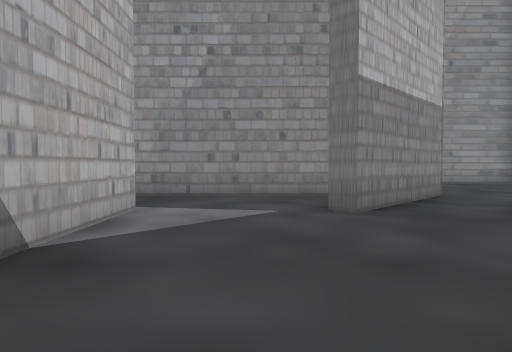
view 1 (above)

24 first-person views from a walk through a Gazebo world. The camera is 0.72 m above the floor, tilts 2° down and sees 75° across. The floor is counted in squares, 1 m on a side. Each view is taken from the middle of a square. On the plan, view 1 faces up. The plan holds only what a view shows up to about 10 squares ahead; the rest is blank. The place goes on beyond the plan. Gazebo's built-in surfaces are drawn with simple patterns.

view 2
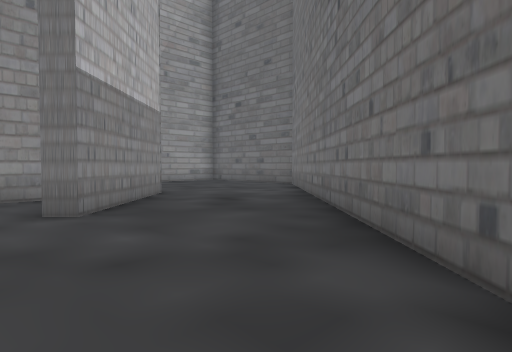

view 3
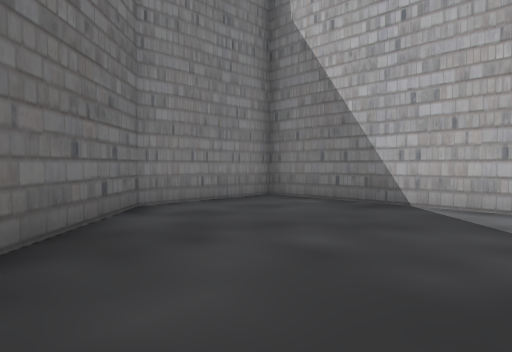

view 4
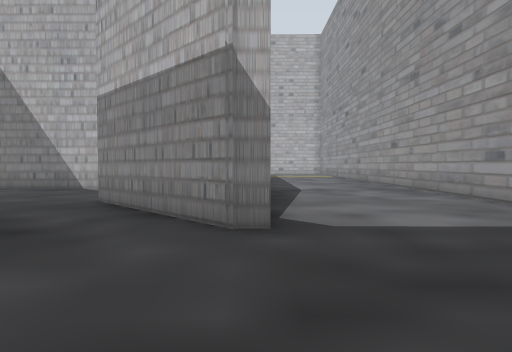

view 5
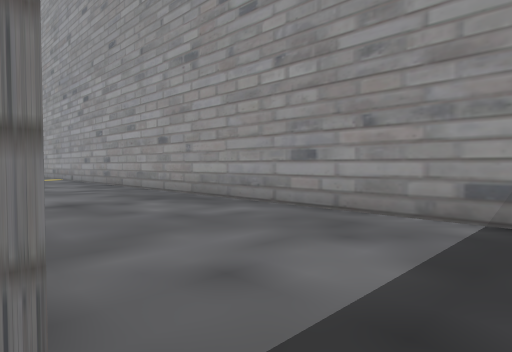

view 6
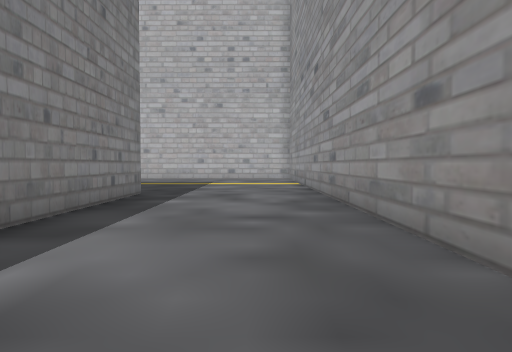

view 7
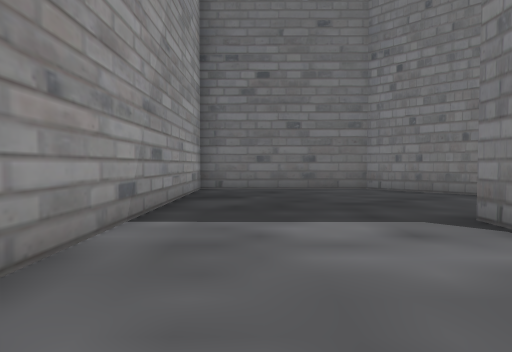

view 8
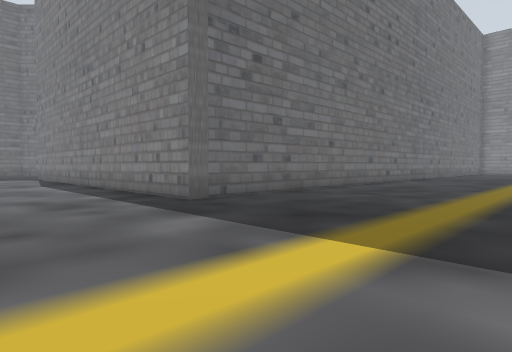

view 9
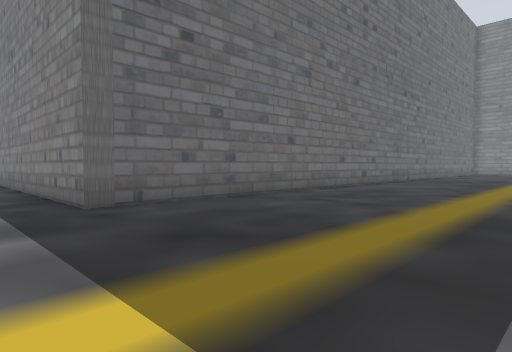

view 10
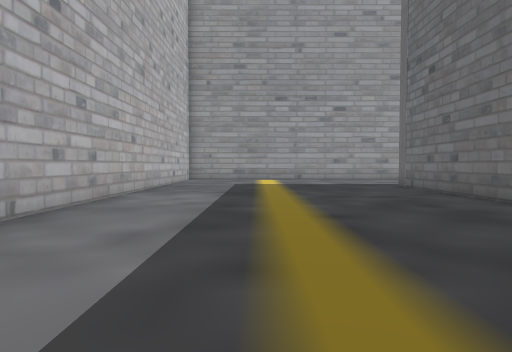

view 11
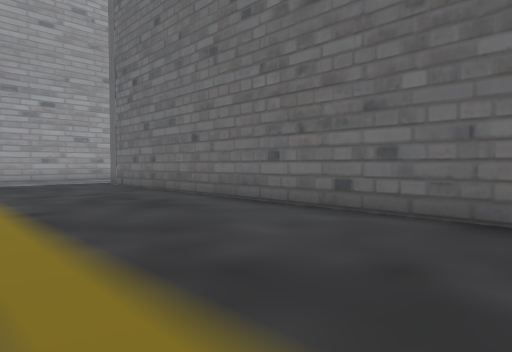

view 12
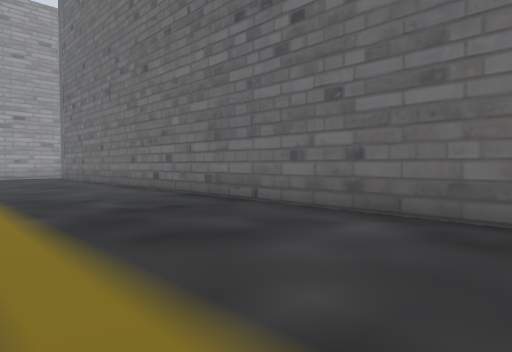

view 13
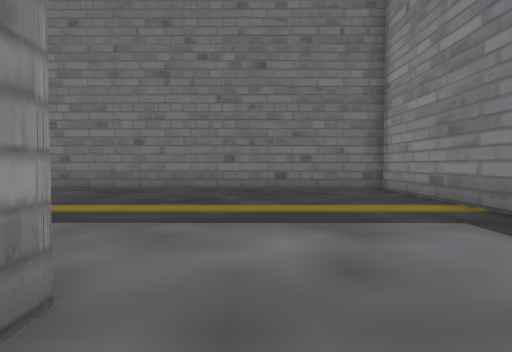

view 14
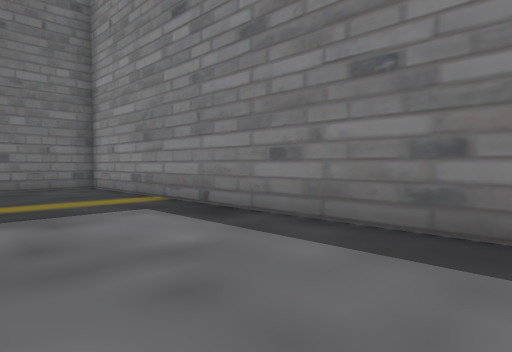

view 15
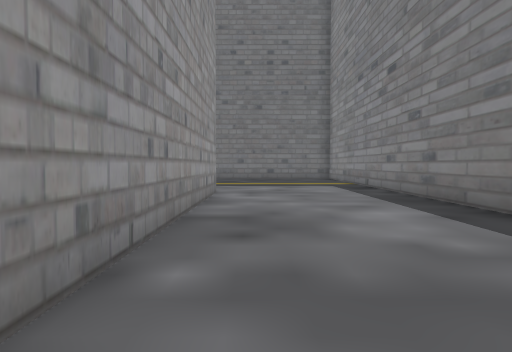

view 16
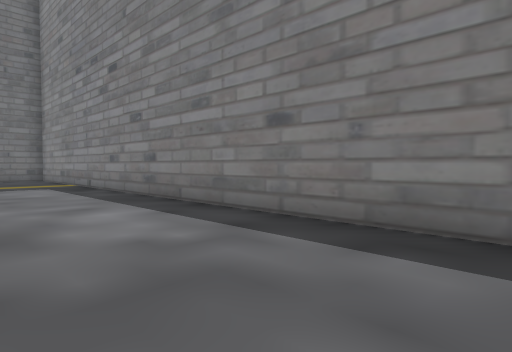

view 17
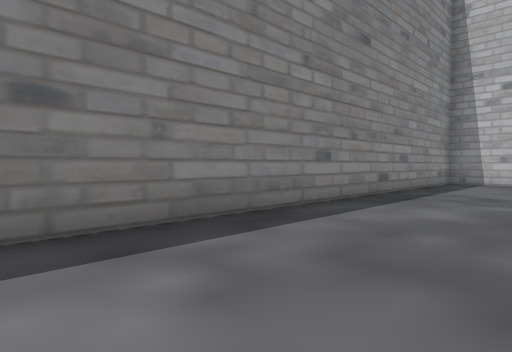

view 18
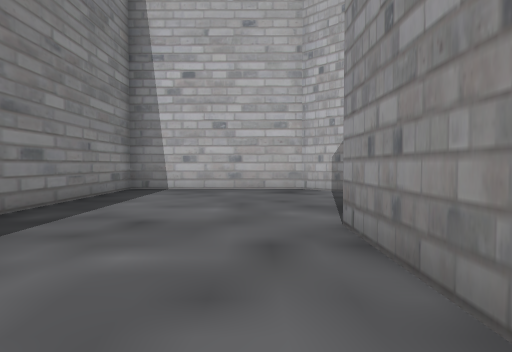

view 19
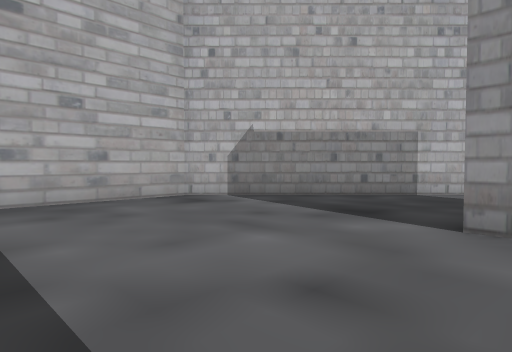

view 20
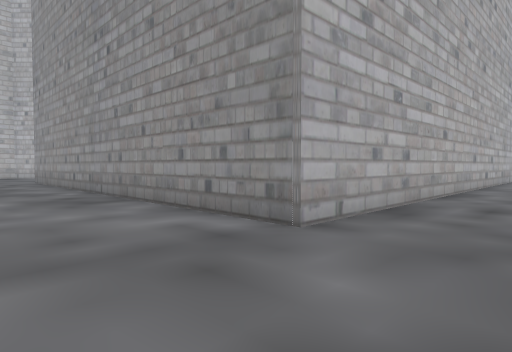

view 21
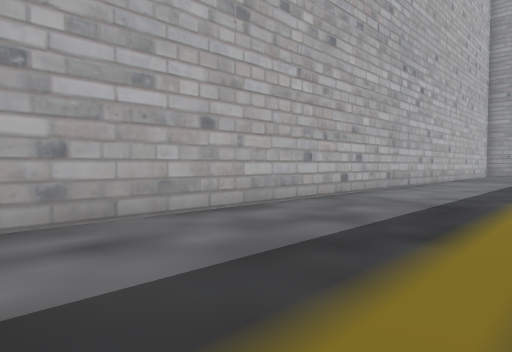

view 22
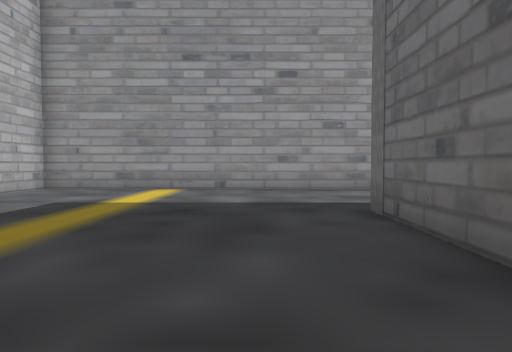

view 23
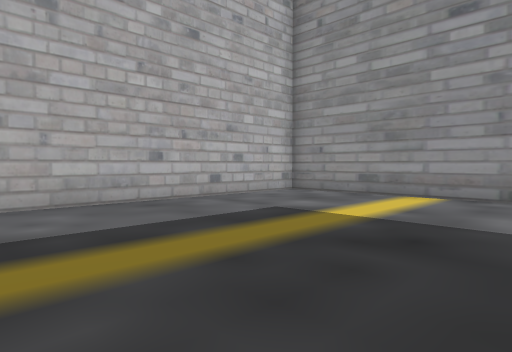

view 24
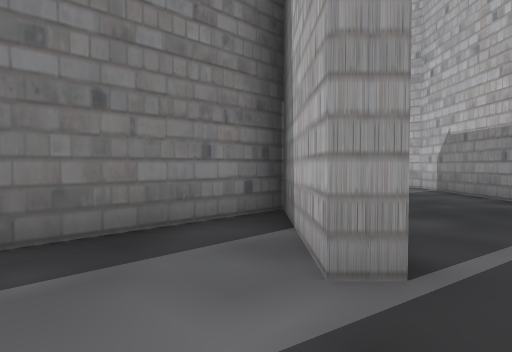

### Floor plan
Ten units are one square. View 1 is at (0, 0); x grows to the right and y downward. Boxes are objects, and circles mark ways between rooms. Rooms are numbered by the first view taken in them; rooms with no view inside come last. Other rooms are left out.
<svg viewBox="-352 -131 454 303">
<path fill="none" stroke="#000" d="M-19 -44 -20 5 14 5 35 -16M15 -49 11 -53M35 -16 97 -78 97 -126 -161 -126 -163 120 -290 120M36 -82 43 -82 43 -77 15 -49M-309 79 -347 117 -347 167 -84 167 -82 -82 -16 -82M-261 88 -258 91M-300 70 -309 79M-19 -54 -19 -44M18 -77 -29 -77"/>
<circle cx="15" cy="-35" r="3" fill="#2a7"/>
<circle cx="-5" cy="-50" r="3" fill="#2a7"/>
<circle cx="-295" cy="95" r="3" fill="#2a7"/>
<text x="0" y="-20">1</text>
<text x="-120" y="20">2</text>
<text x="-260" y="70">3</text>
<text x="-10" y="-60">4</text>
</svg>
Room 1 opens to room 2. Room 1 opens to room 4. Room 2 opens to room 3.

Where each view was taken, in squares from view 1:
view 1: 0 up, 0 right, facing up
view 2: 0 up, 0 right, facing up-right
view 3: 5 up, 4 right, facing down-left
view 4: 8 up, 8 right, facing left
view 5: 8 up, 5 right, facing up-left
view 6: 11 up, 0 right, facing left
view 7: 11 up, 0 right, facing right
view 8: 12 up, 14 left, facing down-right
view 9: 10 up, 14 left, facing down-right
view 10: 3 down, 13 left, facing up
view 11: 4 down, 13 left, facing up-right
view 12: 10 down, 13 left, facing up-right
view 13: 13 down, 18 left, facing right
view 14: 13 down, 19 left, facing down-right
view 15: 13 down, 25 left, facing right
view 16: 13 down, 25 left, facing down-right
view 17: 13 down, 21 left, facing down-left
view 18: 13 down, 25 left, facing left
view 19: 16 down, 28 left, facing up-left
view 20: 15 down, 14 left, facing up-left
view 21: 10 down, 12 left, facing up-left
view 22: 3 up, 10 left, facing up
view 23: 5 up, 10 left, facing up-left
view 24: 8 down, 24 left, facing down-left
